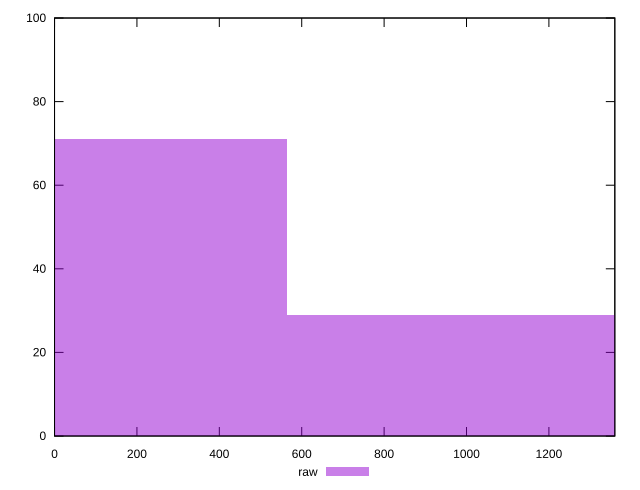

Source code (gnuplot):
reset

$raw <<EOF
0 71
1128.0377079186997 29
EOF

set key outside below
set boxwidth 1128.0377079186997
set xrange [0:1360]
set yrange [0:100]
set trange [0:100]
set style fill transparent solid 0.5 noborder
set terminal svg size 640, 490 enhanced background rgb 'white'
set output "reprap/offscreen-images/samples/pages/raw/histogram.svg"

plot $raw title "raw" with boxes

reset
